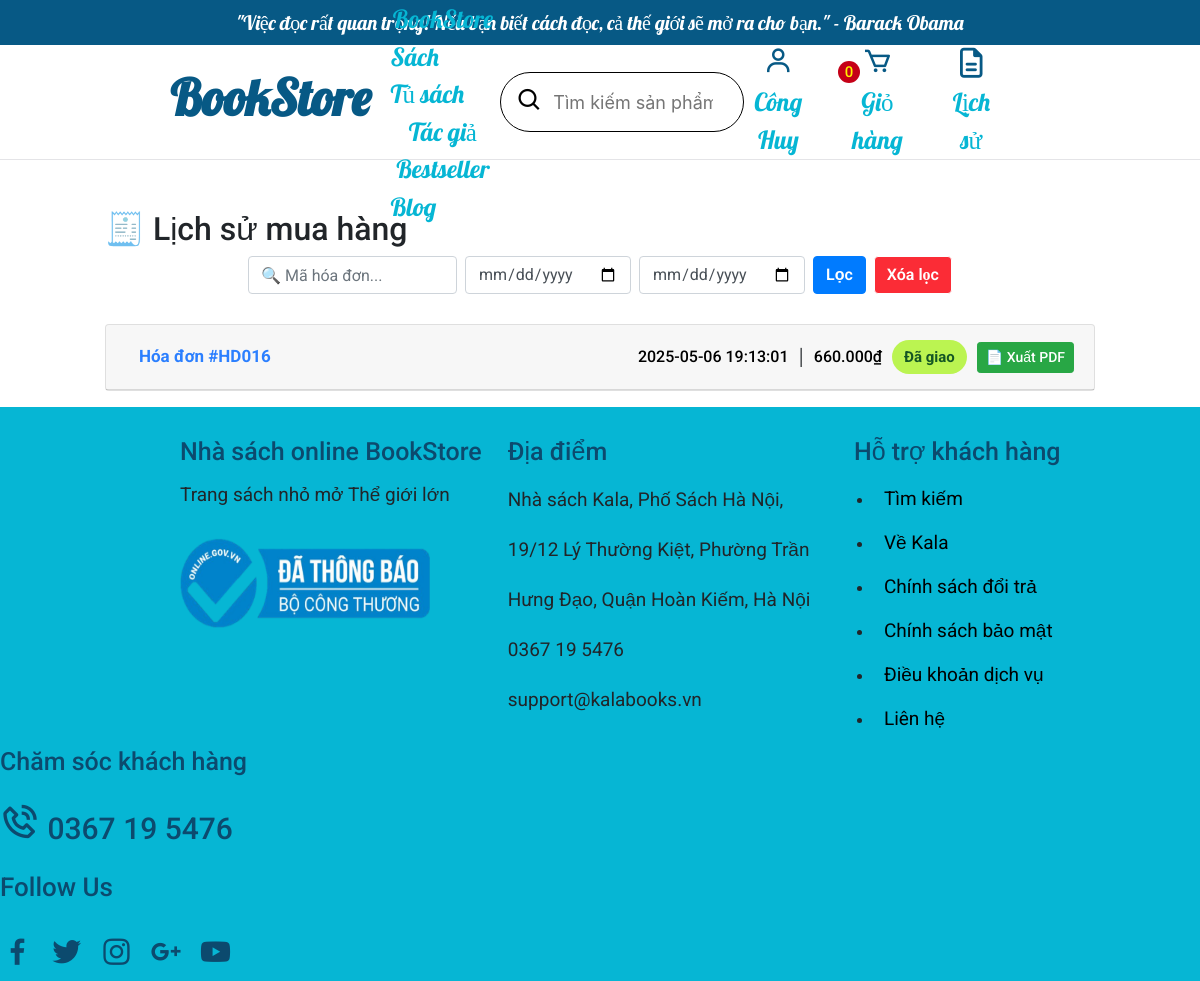
Page /project/html/index.php?quanly=lichsudonhang (signed in) on the committed database.
### tables this page shows
CREATE TABLE `hoadon` (
  `id_hoadon` int(11) NOT NULL,
  `ma_hoadon` varchar(20) DEFAULT NULL,
  `id_chinhanh` int(11) DEFAULT NULL,
  `phuongthucnhan` enum('Giao hàng tận nơi','Nhận tại cửa hàng') NOT NULL DEFAULT 'Giao hàng tận nơi',
  `magiamgia` varchar(255) DEFAULT NULL,
  `tong_tien` decimal(10,3) NOT NULL DEFAULT 0.000,
  `ngay_tao` datetime NOT NULL DEFAULT current_timestamp(),
  `trang_thai` enum('Đang xử lí','Chờ xác nhận','Đã xác nhận','Đã giao','Đã hủy') NOT NULL DEFAULT 'Đang xử lí',
  `kieu_giao_hang` enum('Giao khi có hàng','Chọn thời gian') NOT NULL DEFAULT 'Giao khi có hàng',
  `id_khachhang` int(11) NOT NULL,
  `ngay_giao_hang` date DEFAULT NULL,
  `start_time` time DEFAULT NULL,
  `end_time` time DEFAULT NULL,
  `ho_va_ten` varchar(255) NOT NULL,
  `email` varchar(255) NOT NULL,
  `so_dien_thoai` varchar(255) NOT NULL,
  `dia_chi` varchar(255) DEFAULT NULL,
  `tinh_thanh` varchar(255) DEFAULT NULL,
  `quan_huyen` varchar(255) DEFAULT NULL,
  `phuong_xa` varchar(255) DEFAULT NULL,
  `phuongthucthanhtoan` enum('Thanh toán khi giao hàng (COD)','Chuyển khoản qua ngân hàng') NOT NULL DEFAULT 'Thanh toán khi giao hàng (COD)'
);

### project/html/php/lichsudonhang.php (the view, shortened to what this page needs)
<?php
include('db/connect.php');
$id_user = $_SESSION['id_user'] ?? null;
$sql_hoadon_arr = [];
if ($id_user) {
    $result = mysqli_query($con, "SELECT hoadon.*, khachhang.ho_ten FROM hoadon
    INNER JOIN khachhang ON hoadon.id_khachhang = khachhang.id_khachhang
    INNER JOIN user ON khachhang.id_user = user.id_user
    WHERE user.id_user = '$id_user'") or die("Lỗi truy vấn: " . mysqli_error($con));
    while ($row = mysqli_fetch_assoc($result)) {
        $sql_hoadon_arr[] = $row;
    }
}
$startDate = $_GET['start_date'] ?? '';
$endDate = $_GET['end_date'] ?? '';
$searchId = $_GET['search'] ?? '';
$filtered = array_filter($sql_hoadon_arr, function ($inv) use ($startDate, $endDate, $searchId) {
    if (!empty($searchId) && stripos($inv['ma_hoadon'], $searchId) === false) return false;
    if (!empty($startDate) && $inv['ngay_tao'] < $startDate) return false;
    if (!empty($endDate) && $inv['ngay_tao'] > $endDate) return false;
    return true;
});
?>
<?php
function getStatusClass($status)
{
    return match ($status) {
        'Chờ xác nhận' => 'badge-waiting',
        'Đã xác nhận' => 'badge-confirmed',
        'Đã giao'     => 'badge-delivered',
        'Đã hủy'      => 'badge-cancelled',
        default       => 'badge-status',
    };
}
?>
<!DOCTYPE html>
<html lang="vi">
<head>
    <link rel="stylesheet" href="https://stackpath.bootstrapcdn.com/bootstrap/4.5.2/css/bootstrap.min.css">
</head>
<body>
    <div class="container">
        <h2 class="history_order">🧾 Lịch sử mua hàng</h2>
        <form class="form-inline history_order_1" method="get" action="index.php">
            <input type="text" class="form-control mr-2" name="search" placeholder="🔍 Mã hóa đơn..." value="<?= htmlspecialchars($searchId) ?>">
            <input type="date" class="form-control mr-2" name="start_date" value="<?= htmlspecialchars($startDate) ?>">
            <input type="date" class="form-control mr-2" name="end_date" value="<?= htmlspecialchars($endDate) ?>">
            <button class="btn btn-primary" type="submit">Lọc</button>
            <a href="index.php?quanly=lichsudonhang" class="btn btn-secondary ml-2">Xóa lọc</a>
        </form>
        <div id="invoiceAccordion" class="mt-4">
            <?php $index = 0; ?>
            <?php foreach ($filtered as $row_sanpham): ?>
                <?php
                $id_hoadon = $row_sanpham['id_hoadon'];
                $sql_chitiet = mysqli_query($con, "SELECT chitietdonhang.*, sanpham.ten_sach
            FROM chitietdonhang
            INNER JOIN sanpham ON chitietdonhang.id_sanpham = sanpham.id_sanpham
            WHERE chitietdonhang.id_hoadon = '$id_hoadon'
        ");
                $items = [];
                while ($row_chitiet = mysqli_fetch_array($sql_chitiet)) {
                    $items[] = [
                        'name' => $row_chitiet['ten_sach'],
                        'quantity' => $row_chitiet['so_luong'],
                        'price' => $row_chitiet['thanh_tien']
                    ];
                }
                $invoiceData = [
                    'ma' => $row_sanpham['ma_hoadon'],
                    'date' => $row_sanpham['ngay_tao'],
                    'total' => $row_sanpham['tong_tien'],
                    'items' => $items
                ];
                ?>
                <div class="card mb-3">
                    <div class="card-header" id="heading<?= $index ?>">
                        <div class="d-flex justify-content-between align-items-center">
                            <h5 class="mb-0">
                                <button class="btn btn-link" data-toggle="collapse" data-target="#collapse<?= $index ?>">
                                    Hóa đơn #<?= $row_sanpham['ma_hoadon'] ?>
                                </button>
                            </h5>
                            <div class="infor_status">
                                <span style="font-weight: 500;color: black;font-family: 'Roboto';font-size: 16px;"><?= $row_sanpham['ngay_tao'] ?></span> |
                                <span style="font-weight: 500;color: black;font-family: 'Roboto';font-size: 16px;"><?= number_format($row_sanpham['tong_tien'], 0, ',', '.') ?>₫</span>
                                <span class="badge-status <?= getStatusClass($row_sanpham['trang_thai']) ?>">
                                    <?= $row_sanpham['trang_thai'] ?>
                                </span>
                                <button class="btn btn-sm btn-success ml-3" style="margin-left: unset !important; font-weight: 500; font-size: 14px; font-family: 'Roboto', sans-serif;"
                                    onclick='exportPDF(<?= json_encode($invoiceData, JSON_UNESCAPED_UNICODE) ?>)'>
                                    📄 Xuất PDF
                                </button>
                            </div>
                        </div>
                    </div>
                </div>
                <?php $index++; ?>
            <?php endforeach; ?>
        </div>
    </div>
</body>
</html>

### project/css/style.css (style rules this page uses)
* { margin: 0; padding: 0; box-sizing: border-box; }

### project/css/productinfo.css (style rules this page uses)
* { margin: 0; padding: 0; box-sizing: border-box; }

### project/html/php/lichsudonhang.php (style rules this page uses)
.container { margin-top: 50px !important; max-width: 85% !important; }
.history_order { font-family: 'Roboto', sans-serif; justify-content: center; }
.history_order_1 { font-family: 'Roboto', sans-serif; justify-content: center; margin-bottom: 30px !important; }
.btn-link { font-family: 'Roboto', sans-serif !important; font-weight: 700 !important; color: oklch(62.3% 0.214 259.815) !important; font-size: 17px !important; }
.badge-status { border-radius: 20px; font-family: 'Roboto', sans-serif; display: inline-block; padding: 6px 12px; font-size: 15px; font-weight: bold; color: white; position: relative; background: #999; line-height: 1.5; transition: all 0.3s ease; }
.badge-delivered { background-color: oklch(0.897 0.196 126.665); color: rgb(21, 87, 36); border-color: oklch(0.897 0.196 126.665); }
.infor_status { gap: 10px; display: flex; align-items: center; }
.ml-3, .mx-3 { margin-left: unset !important; }
.btn-primary { font-weight: 600 !important; font-family: 'Roboto', sans-serif !important; color: #fff; background-color: #007bff; border-color: #007bff; }
.btn-secondary { background-color: oklch(63.7% 0.237 25.331) !important; color: #fff; border-color: unset !important; font-family: 'Roboto' !important; font-weight: 600 !important; }

### rows in the picture
hoadon: ma_hoadon "HD016", ngay_tao "2025-05-06 19:13:01", tong_tien "660.000", trang_thai "Đã giao"

### other values in the picture
$_SESSION['username'] "Công Huy"
$so_sanpham "0"
